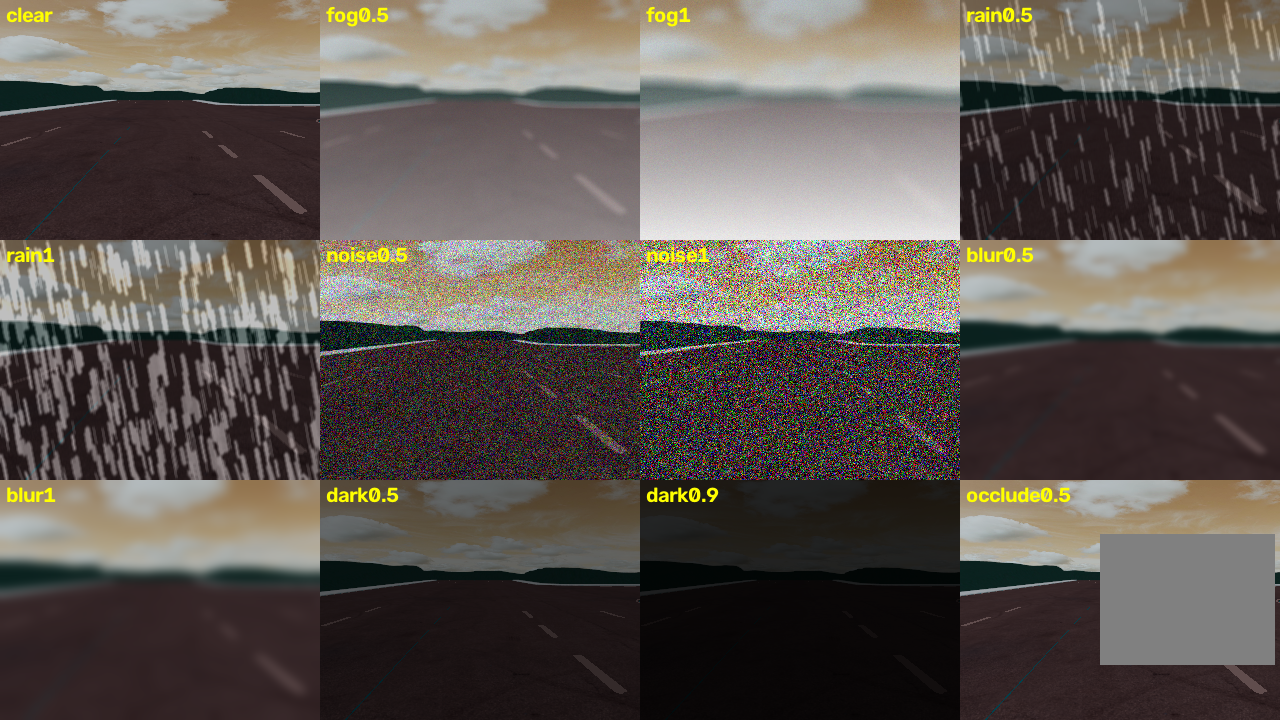
#> input picture archive/paper_earlier_drafts/vanilla_camera/corruption_examples.png, 1280 x 720 px; its folder holds only this picture in this run
$ python -i visibility_sensor.py   (imports and definitions only)   (older library calls are emulated)
#> lines starting #> are read from the running program, lines starting #| are printed output that depends on the picture
#> further down, picture is the input picture: shape (720, 1280, 3); mean B, G, R 80.4, 86.5, 94
"""LIVE caution sensor: estimates the caution level c in [0,1] from the camera picture alone, every step. No weather label, no simulator state.

    c_hat = clip( w . features(front camera frame) + b , 0, 1 )   then exponential smoothing over steps, then a small dead-zone (so clear weather gives exactly 0)

Features (cheap, on a 1/4-scale grayscale copy of the already weather-filtered front-left camera frame, the same frame the stereo/YOLO chain receives):
    log Laplacian variance (sharpness), mean gradient magnitude, RMS contrast, mean dark-channel (haze/fog veil), mean brightness, mean saturation, share of strong edges.
The weights are fitted OFFLINE (ridge regression) on frames from TRAINING seeds only, with target c = c_auto(weather label) = 1 - keep_prob from the measured YOLO retention table
(the same quantity the original caution model was given). The label is therefore used only as a regression target in the offline fit; at run time the estimator sees pixels only.

    python -m bev_rl.adaptive.visibility_sensor fit --seeds 2000-2039 --out bev_rl/adaptive/results/visibility_sensor
"""
import argparse
import json
import os
from pathlib import Path

import numpy as np

# [1 line not run here, left out]
FEATURES = ["log_lapvar", "grad", "contrast", "dark", "bright", "sat", "edge"]
WEIGHTS_PATH = Path("bev_rl/adaptive/results/visibility_sensor/weights.json")


def features(frame):
    import cv2
    img = np.asarray(frame)
    if img.ndim == 3 and img.shape[2] == 4: img = img[:, :, :3]
    small = cv2.resize(img, (img.shape[1] // 4, img.shape[0] // 4), interpolation=cv2.INTER_AREA).astype(np.float32) / 255.0
    g = small.mean(axis=2) if small.ndim == 3 else small
    lap = cv2.Laplacian(g, cv2.CV_32F); gx = cv2.Sobel(g, cv2.CV_32F, 1, 0); gy = cv2.Sobel(g, cv2.CV_32F, 0, 1); mag = np.sqrt(gx * gx + gy * gy)
#> after `lap = cv2.Laplacian(g, cv2.CV_32F)`:
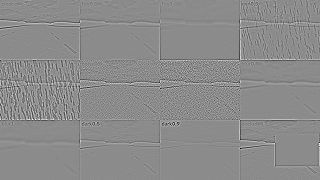
#> lap: shape (180, 320) float32; min -1.44, max 1.19, mean 0.000168; drawn with min black and max white
#> after `gx = cv2.Sobel(g, cv2.CV_32F, 1, 0)`:
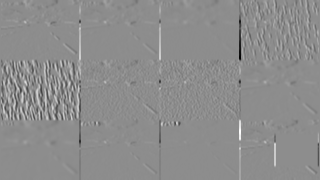
#> gx: shape (180, 320) float32; min -3.13, max 2.53, mean -0.000652; drawn with min black and max white
#> after `gy = cv2.Sobel(g, cv2.CV_32F, 0, 1)`:
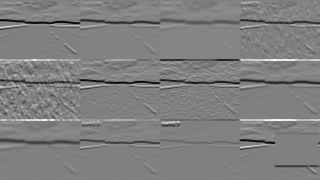
#> gy: shape (180, 320) float32; min -2.52, max 2.47, mean -0.019; drawn with min black and max white
#> after `mag = np.sqrt(gx * gx + gy * gy)`:
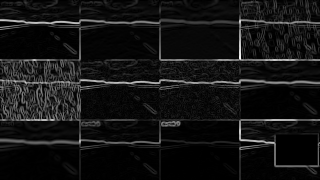
#> mag: shape (180, 320) float32; min 0, max 3.16, mean 0.246; drawn with min black and max white
    dark = cv2.erode(small.min(axis=2), np.ones((7, 7), np.uint8)) if small.ndim == 3 else g
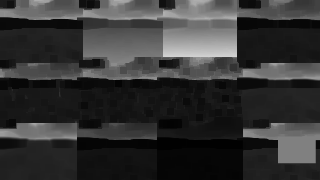
#> dark: shape (180, 320) float32; min 0.00392, max 0.827, mean 0.204
    mx, mn = (small.max(axis=2), small.min(axis=2)) if small.ndim == 3 else (g, g)
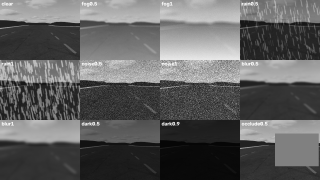
#> mx: shape (180, 320) float32; min 0.0235, max 0.973, mean 0.377
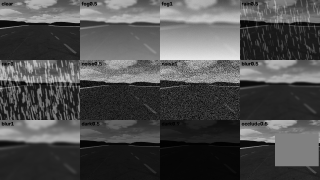
#> mn: shape (180, 320) float32; min 0.00392, max 0.902, mean 0.305
    sat = float(((mx - mn) / (mx + 1e-3)).mean())
#> sat = 0.231
    return np.array([np.log(float(lap.var()) + 1e-8), float(mag.mean()), float(g.std()), float(dark.mean()), float(g.mean()), sat, float((mag > 0.15).mean())], np.float64)


class VisibilitySensor:
    """Run-time estimator. update(frame) -> smoothed c_hat. reset() at episode start."""

    def __init__(self, path=WEIGHTS_PATH, alpha=0.15):
        d = json.loads(Path(path).read_text()); self.mu, self.sd = np.array(d["mu"]), np.array(d["sd"]); self.w, self.b = np.array(d["w"]), float(d["b"])
        self.dead = float(d.get("dead_zone", 0.0)); self.alpha = alpha; self.c = None

    def reset(self): self.c = None

    def raw(self, frame): return float(np.clip(((features(frame) - self.mu) / self.sd) @ self.w + self.b, 0.0, 1.0))

    def update(self, frame):
        r = self.raw(frame); self.c = r if self.c is None else (1 - self.alpha) * self.c + self.alpha * r
        return 0.0 if self.c < self.dead else float(self.c)


# [41 lines left out: functions collect, fit, not called in this run]


# [3 lines not run here, left out]

>>> import cv2
>>> picture = cv2.imread('../../archive/paper_earlier_drafts/vanilla_camera/corruption_examples.png')
>>> result = features(picture)
#> result = [-3.98, 0.246, 0.226, 0.204, 0.341, 0.231, 0.381]
